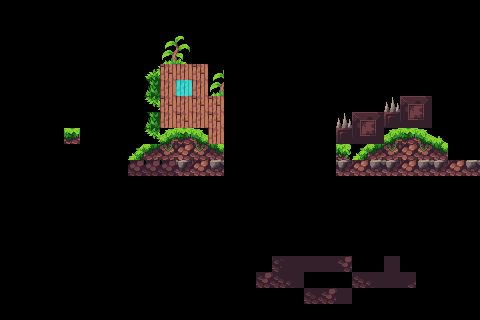

This is a level from a 2D game, rendered from its Tiled map with the project's own tilesets. A one-line summary and the complete map file follow:
An orthogonal 30x20 tile map with 16x16 px tiles, 1 tile layer (Tile Layer 1).

<map version="1.10" tiledversion="1.12.2" orientation="orthogonal" renderorder="right-down" width="30" height="20" tilewidth="16" tileheight="16" infinite="0" nextlayerid="2" nextobjectid="1">
 <properties>
  <property name="has_collision" type="bool" value="true" />
 </properties>
 <tileset firstgid="1" source="world.tsx" />
 <layer id="1" name="Tile Layer 1" width="30" height="20">
  <properties>
   <property name="has_collision" type="bool" value="true" />
   <property name="texture_name" value="Textures/tilemap.png" />
  </properties>
  <data encoding="csv">
0,289,289,289,289,0,0,0,0,0,0,0,0,0,0,0,0,0,0,0,0,0,0,0,0,0,0,0,0,0,
0,0,0,0,0,0,0,0,0,0,0,0,0,0,0,0,0,0,0,0,0,0,0,0,0,0,0,0,0,0,
0,0,0,0,0,289,0,0,0,0,17,18,0,0,0,0,0,0,0,0,0,0,0,0,0,0,0,0,0,0,
0,0,0,289,0,0,0,0,0,377,42,43,0,0,0,0,0,0,0,0,0,0,0,0,0,0,0,0,0,0,
0,0,0,0,0,0,0,0,0,402,208,209,210,17,0,0,0,0,0,0,0,0,0,0,0,0,0,0,0,0,
0,0,0,0,0,0,0,0,0,427,233,186,235,42,0,0,0,0,0,0,0,0,0,0,0,0,0,0,0,0,
0,0,0,0,0,0,0,0,0,452,208,209,210,208,0,0,0,0,0,0,0,0,0,0,212,213,214,0,0,0,
0,0,0,0,0,0,0,0,0,427,233,234,235,208,0,0,0,0,0,0,0,212,213,214,237,238,239,0,0,0,
0,0,0,0,10,0,0,0,7,452,9,10,11,233,0,0,0,0,0,0,0,237,238,239,9,10,11,12,0,0,
0,0,0,0,0,0,0,0,32,33,34,35,36,37,0,0,0,0,0,0,0,31,32,33,34,35,36,37,0,0,
0,0,0,0,0,0,0,0,338,338,338,278,279,280,0,0,0,0,0,0,0,278,279,280,278,279,280,278,279,280,
0,0,0,0,0,0,0,0,0,0,0,0,0,0,0,0,0,0,0,0,0,0,0,0,0,0,0,0,0,0,
0,0,0,0,0,0,0,0,0,0,0,0,0,0,0,0,0,0,0,0,0,0,0,0,0,0,0,0,0,0,
0,0,0,0,0,0,0,0,0,0,0,0,0,0,0,0,0,0,0,0,0,0,0,0,0,0,0,0,0,0,
0,0,0,0,0,0,0,0,0,0,0,0,0,0,0,0,0,0,0,0,0,0,0,0,0,0,0,0,0,0,
0,0,0,0,0,0,0,0,0,0,0,0,0,0,0,0,0,0,0,0,0,0,0,0,0,0,0,0,0,0,
0,0,0,0,0,0,0,0,0,0,0,0,0,0,0,0,0,367,368,369,370,371,0,0,369,0,0,0,0,0,
0,0,0,0,0,0,0,0,0,0,0,0,0,0,0,0,396,392,393,0,0,0,392,393,394,395,0,0,0,0,
0,0,0,0,0,0,0,0,0,0,0,0,0,0,0,0,0,0,0,419,420,343,0,0,0,0,0,0,0,0,
0,0,0,0,0,0,0,0,0,0,0,0,0,0,0,0,0,0,0,0,0,0,0,0,0,0,0,0,0,0
</data>
 </layer>
</map>
